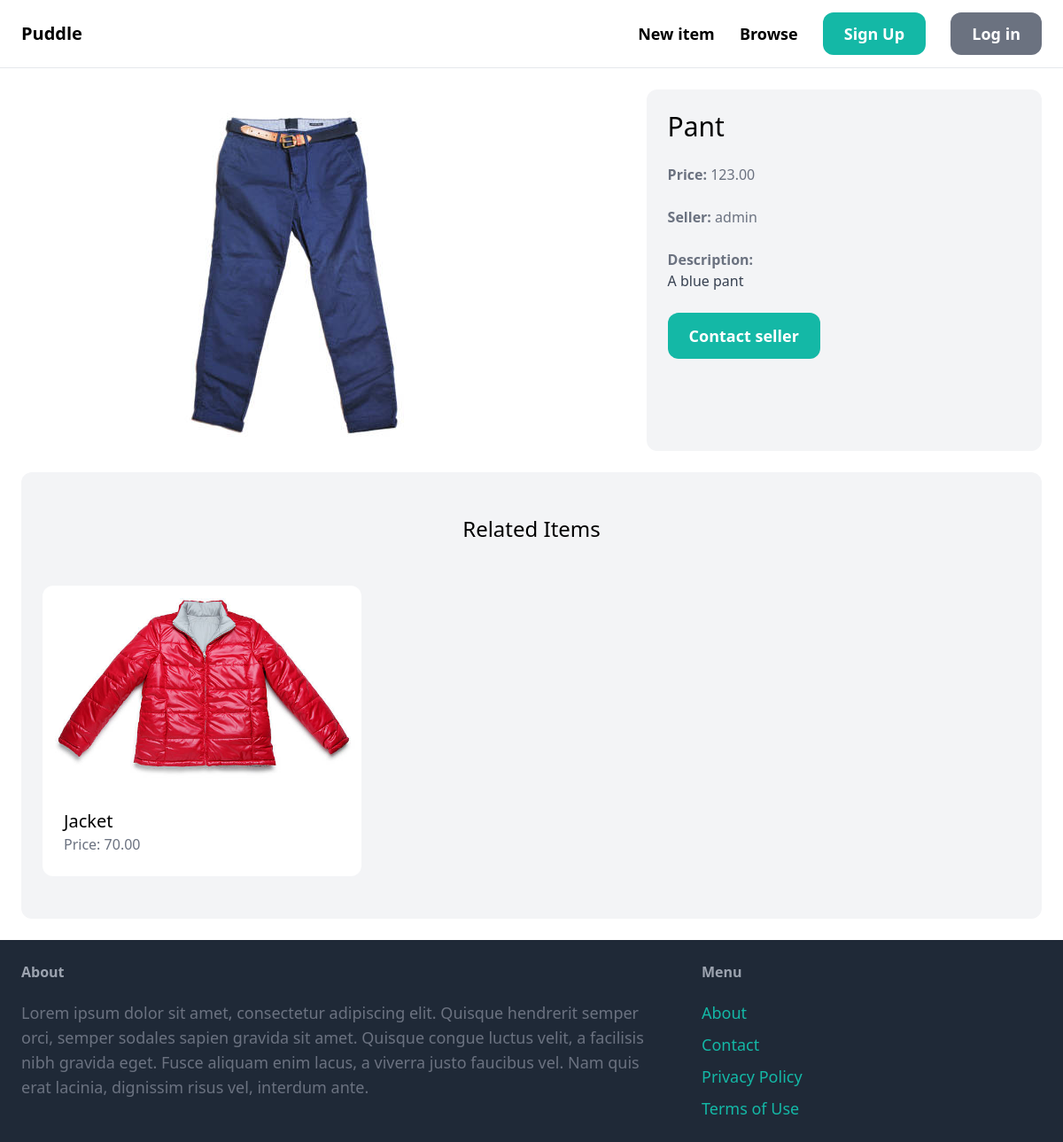
Screenshot of /item/1/ with the database file from the repository.
### item/models.py (models this page shows, shortened)
class Item(models.Model):
    category = models.ForeignKey(Category, related_name='items', on_delete=models.CASCADE)
    name = models.CharField(max_length=255)
    description = models.TextField(blank=True, null=True)
    price = models.DecimalField(max_digits=6, decimal_places=2)
    image = models.ImageField(upload_to='item_images', blank=True, null=True)
    is_sold = models.BooleanField(default=False)
    created_at = models.DateTimeField(auto_now_add=True)
    created_by = models.ForeignKey(User, related_name='items', on_delete=models.CASCADE)
    class Meta:
        ordering = ['name']

### item/views.py (the view)
# urls.py: path('<int:item_id>/', views.detail, name='detail'),
def detail(request, item_id):
  item = get_object_or_404(Item, pk=item_id)
  related_items = Item.objects.filter(category=item.category, is_sold=False).exclude(pk=item_id)[:3]
  return render(request, 'item/detail.html', {'item': item, 'related_items': related_items})

### item/templates/item/detail.html (shortened to what this page needs)
{% extends 'core/base.html' %}
{% block content %}
<div class="grid grid-cols-5 gap-6">
  <div class="col-span-3">
    <img src="{{ item.image.url }}" class="rounded-xl">
  </div>
  <div class="col-span-2 p-6 bg-gray-100 rounded-xl">
    <h1 class="mb-6 text-3xl">{{ item.name }}</h1>
    <p class="mb-6 text-gray-500"><strong>Price: </strong>{{ item.price }}</p>
    <p class="mb-6 text-gray-500"><strong>Seller: </strong>{{ item.created_by.username }}</p>
    {% if item.description %}
      <p class="text-gray-700">
        <strong class="text-gray-500">Description: </strong><br>{{ item.description }}
      </p>
    {% endif %}
    {% if request.user == item.created_by %}
      <div class="mt-6 p-6 bg-white rounded-xl">
        <p>This is your item!</p>
        <a href="{% url 'item:edit' item.id %}" class="inline-block mt-6 px-6 py-3 text-lg font-semibold bg-teal-500 text-white rounded-xl">Edit</a>
        <a href="{% url 'item:delete' item.id %}" class="inline-block mt-6 px-6 py-3 text-lg font-semibold bg-red-500 text-white rounded-xl">Delete</a>
      </div>
    {% else %}
      <a href="{% url 'conversation:new' item.id %}" class="inline-block mt-6 px-6 py-3 text-lg font-semibold bg-teal-500 text-white rounded-xl hover:bg-teal-700">Contact seller</a>
    {% endif %}
  </div>
</div>
<div class="mt-6 px-6 py-12 bg-gray-100 rounded-xl">
  <h2 class="mb-12 text-2xl text-center">Related Items</h2>
  <div class="grid grid-cols-3 gap-3">
    {% for item in related_items %}
      <div>
        <a href="{% url 'item:detail' item.id %}">
          <div>
            <img src="{{ item.image.url }}" class="rounded-t-xl">
          </div>
          <div class="p-6 bg-white rounded-b-xl">
            <h2 class="text-xl">{{ item.name }}</h2>
            <p class="text-gray-500">Price: {{ item.price }}</p>
          </div>
        </a>
      </div>
    {% endfor %}
  </div>
</div>
{% endblock %}

### rows the page displays
Item: image (picture), name "Pant", price "123.00", created_by.username "admin", description "A blue pant"
Item: image (picture), name "Jacket", price "70.00"
